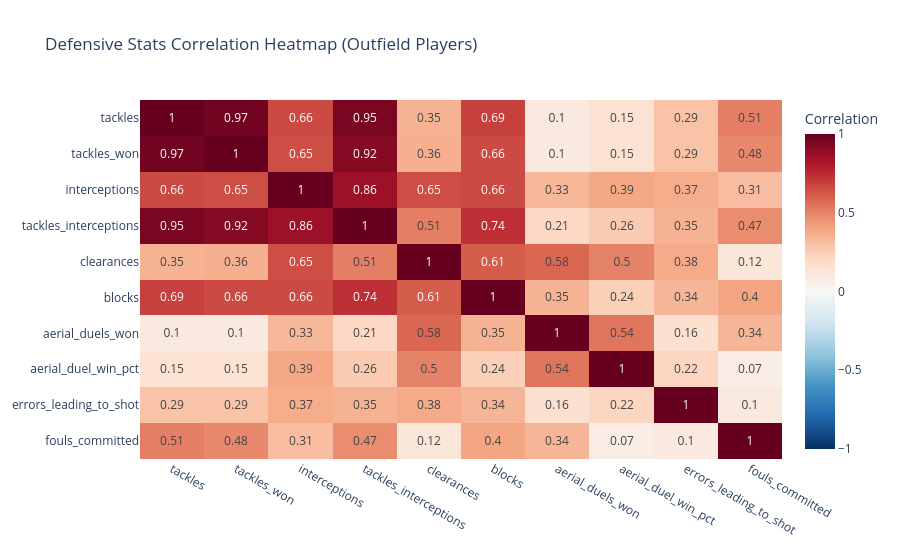

Source (notebook cell):
### Code cell
# 6.2 Defensive Stats Correlation Heatmap
defensive_cols = ['tackles', 'tackles_won', 'interceptions', 'tackles_interceptions',
                  'clearances', 'blocks', 'aerial_duels_won', 'aerial_duel_win_pct',
                  'errors_leading_to_shot', 'fouls_committed']

def_corr = outfield_df[defensive_cols].corr().round(2)
fig = px.imshow(def_corr, text_auto=True, color_continuous_scale='RdBu_r',
                zmin=-1, zmax=1, title='Defensive Stats Correlation Heatmap (Outfield Players)', aspect='auto')
fig.update_layout(height=550, coloraxis_colorbar=dict(title='Correlation'))
fig.show()

### Figure 1 — Plotly figure (JSON) as saved in the notebook; plotly's stock layout.template omitted (floating-point values rounded to 4 significant figures)
{"data": [{"coloraxis": "coloraxis", "hovertemplate": "x: %{x}<br>y: %{y}<br>color: %{z}<extra></extra>", "name": "0", "texttemplate": "%{z}", "type": "heatmap", "x": ["tackles", "tackles_won", "interceptions", "tackles_interceptions", "clearances", "blocks", "aerial_duels_won", "aerial_duel_win_pct", "errors_leading_to_shot", "fouls_committed"], "xaxis": "x", "y": ["tackles", "tackles_won", "interceptions", "tackles_interceptions", "clearances", "blocks", "aerial_duels_won", "aerial_duel_win_pct", "errors_leading_to_shot", "fouls_committed"], "yaxis": "y", "z": [[1.0, 0.97, 0.66, 0.95, 0.35, 0.69, 0.1, 0.15, 0.29, 0.51], [0.97, 1.0, 0.65, 0.92, 0.36, 0.66, 0.1, 0.15, 0.29, 0.48], [0.66, 0.65, 1.0, 0.86, 0.65, 0.66, 0.33, 0.39, 0.37, 0.31], [0.95, 0.92, 0.86, 1.0, 0.51, 0.74, 0.21, 0.26, 0.35, 0.47], [0.35, 0.36, 0.65, 0.51, 1.0, 0.61, 0.58, 0.5, 0.38, 0.12], [0.69, 0.66, 0.66, 0.74, 0.61, 1.0, 0.35, 0.24, 0.34, 0.4], [0.1, 0.1, 0.33, 0.21, 0.58, 0.35, 1.0, 0.54, 0.16, 0.34], [0.15, 0.15, 0.39, 0.26, 0.5, 0.24, 0.54, 1.0, 0.22, 0.07], [0.29, 0.29, 0.37, 0.35, 0.38, 0.34, 0.16, 0.22, 1.0, 0.1], [0.51, 0.48, 0.31, 0.47, 0.12, 0.4, 0.34, 0.07, 0.1, 1.0]]}], "layout": {"coloraxis": {"cmax": 1, "cmin": -1, "colorbar": {"title": {"text": "Correlation"}}, "colorscale": [[0, "rgb(5,48,97)"], [0.1, "rgb(33,102,172)"], [0.2, "rgb(67,147,195)"], [0.3, "rgb(146,197,222)"], [0.4, "rgb(209,229,240)"], [0.5, "rgb(247,247,247)"], [0.6, "rgb(253,219,199)"], [0.7, "rgb(244,165,130)"], [0.8, "rgb(214,96,77)"], [0.9, "rgb(178,24,43)"], [1, "rgb(103,0,31)"]]}, "height": 550, "title": {"text": "Defensive Stats Correlation Heatmap (Outfield Players)"}, "xaxis": {"anchor": "y", "domain": [0, 1]}, "yaxis": {"anchor": "x", "autorange": "reversed", "domain": [0, 1]}}}
